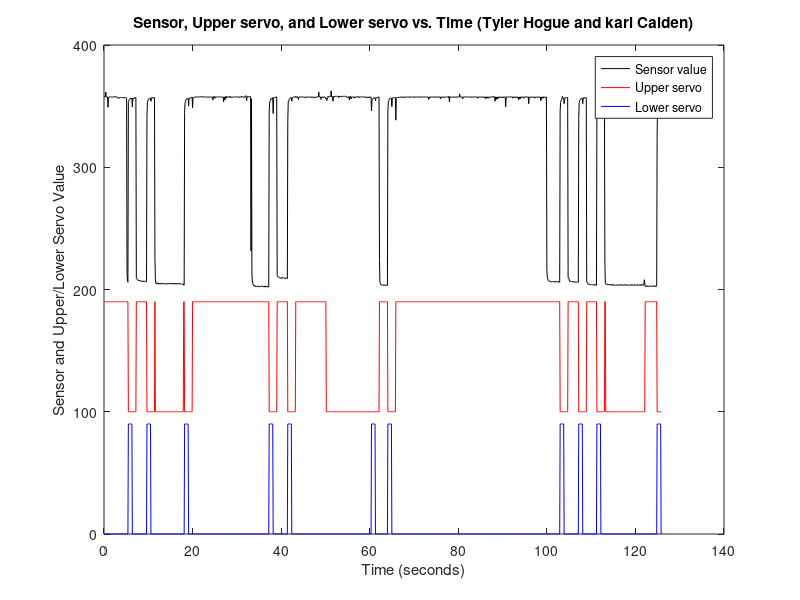

Recreate this plot in MATLAB.
clc
clear all
close all

data=[
    315	1	0	0
315	1	0	0
315	1	0	0
315	1	0	0
323	1	0	0
315	1	0	0
315	1	0	0
315	1	0	0
315	1	0	0
298	1	0	0
313	1	0	0
315	1	0	0
315	1	0	0
315	1	0	0
315	1	0	0
315	1	0	0
315	1	0	0
315	1	0	0
315	1	0	0
315	1	0	0
315	1	0	0
315	1	0	0
315	1	0	0
315	1	0	0
315	1	0	0
316	1	0	0
315	1	0	0
315	1	0	0
315	1	0	0
315	1	0	0
314	1	0	0
313	1	0	0
313	1	0	0
314	1	0	0
314	1	0	0
313	1	0	0
314	1	0	0
314	1	0	0
314	1	0	0
314	1	0	0
314	1	0	0
314	1	0	0
314	1	0	0
314	1	0	0
314	1	0	0
314	1	0	0
313	1	0	0
314	1	0	0
314	1	0	0
314	1	0	0
314	1	0	0
313	1	0	0
28	1	0	0
15	1	0	0
12	1	0	0
306	0	1	0
308	0	1	0
311	0	1	0
311	0	1	0
312	0	1	0
313	0	1	0
312	0	1	0
313	0	1	0
313	0	1	0
299	0	0	0
312	0	0	0
313	0	0	0
312	0	0	0
312	0	0	0
314	0	0	0
314	0	0	0
314	0	0	0
314	0	0	0
19	1	0	0
18	1	0	0
16	1	0	0
15	1	0	0
15	1	0	0
15	1	0	0
15	1	0	0
14	1	0	0
15	1	0	0
14	1	0	0
14	1	0	0
14	1	0	0
13	1	0	0
13	1	0	0
14	1	0	0
13	1	0	0
14	1	0	0
14	1	0	0
13	1	0	0
13	1	0	0
13	1	0	0
13	1	0	0
14	1	0	0
13	1	0	0
284	0	1	0
306	0	1	0
309	0	1	0
311	0	1	0
312	0	1	0
312	0	1	0
312	0	1	0
313	0	1	0
313	0	1	0
308	0	0	0
312	0	0	0
314	0	0	0
314	0	0	0
314	0	0	0
313	0	0	0
314	0	0	0
314	0	0	0
314	0	0	0
51	1	0	1
18	0	0	1
10	0	0	1
11	0	0	1
10	0	0	1
9	0	0	1
9	0	0	1
11	0	0	1
10	0	0	1
9	0	0	1
10	0	0	1
9	0	0	1
9	0	0	1
10	0	0	1
10	0	0	1
9	0	0	1
10	0	0	1
9	0	0	1
10	0	0	1
10	0	0	1
10	0	0	1
9	0	0	1
9	0	0	1
9	0	0	1
9	0	0	1
10	0	0	1
9	0	0	1
9	0	0	1
9	0	0	1
10	0	0	1
10	0	0	1
10	0	0	1
9	0	0	1
10	0	0	1
10	0	0	1
9	0	0	1
10	0	0	1
9	0	0	1
9	0	0	1
9	0	0	1
10	0	0	1
10	0	0	1
9	0	0	1
9	0	0	1
10	0	0	1
9	0	0	1
9	0	0	1
10	0	0	1
9	0	0	1
9	0	0	1
9	0	0	1
10	0	0	1
9	0	0	1
9	0	0	1
10	0	0	1
10	0	0	1
9	0	0	1
9	0	0	1
9	0	0	1
9	0	0	1
9	0	0	1
9	0	0	1
9	0	0	1
9	0	0	1
9	0	0	1
7	1	0	0
7	1	0	0
290	0	1	0
305	0	1	0
308	0	1	0
310	0	1	0
311	0	1	0
312	0	1	0
312	0	1	0
313	0	1	0
313	0	1	0
300	0	0	0
311	0	0	0
313	0	0	0
313	0	0	0
313	0	0	0
314	0	0	0
314	0	0	0
314	0	0	0
315	0	0	0
297	1	0	0
314	1	0	0
314	1	0	0
314	1	0	0
315	1	0	0
315	1	0	0
315	1	0	0
315	1	0	0
315	1	0	0
315	1	0	0
315	1	0	0
315	1	0	0
315	1	0	0
315	1	0	0
315	1	0	0
315	1	0	0
315	1	0	0
315	1	0	0
315	1	0	0
315	1	0	0
315	1	0	0
316	1	0	0
315	1	0	0
315	1	0	0
315	1	0	0
315	1	0	0
315	1	0	0
315	1	0	0
315	1	0	0
315	1	0	0
315	1	0	0
315	1	0	0
315	1	0	0
315	1	0	0
315	1	0	0
314	1	0	0
315	1	0	0
315	1	0	0
315	1	0	0
315	1	0	0
315	1	0	0
315	1	0	0
315	1	0	0
315	1	0	0
315	1	0	0
315	1	0	0
310	1	0	0
315	1	0	0
315	1	0	0
316	1	0	0
315	1	0	0
313	1	0	0
315	1	0	0
315	1	0	0
315	1	0	0
315	1	0	0
315	1	0	0
315	1	0	0
315	1	0	0
315	1	0	0
315	1	0	0
315	1	0	0
315	1	0	0
315	1	0	0
315	1	0	0
315	1	0	0
315	1	0	0
315	1	0	0
315	1	0	0
315	1	0	0
307	1	0	0
315	1	0	0
315	1	0	0
310	1	0	0
315	1	0	0
315	1	0	0
316	1	0	0
313	1	0	0
315	1	0	0
315	1	0	0
315	1	0	0
315	1	0	0
315	1	0	0
315	1	0	0
316	1	0	0
314	1	0	0
315	1	0	0
315	1	0	0
315	1	0	0
314	1	0	0
315	1	0	0
315	1	0	0
315	1	0	0
315	1	0	0
315	1	0	0
315	1	0	0
315	1	0	0
315	1	0	0
315	1	0	0
315	1	0	0
315	1	0	0
315	1	0	0
315	1	0	0
315	1	0	0
315	1	0	0
315	1	0	0
314	1	0	0
315	1	0	0
315	1	0	0
315	1	0	0
315	1	0	0
316	1	0	0
315	1	0	0
315	1	0	0
315	1	0	0
315	1	0	0
314	1	0	0
315	1	0	0
316	1	0	0
316	1	0	0
317	1	0	0
316	1	0	0
309	1	0	0
315	1	0	0
316	1	0	0
316	1	0	0
315	1	0	0
315	1	0	0
315	1	0	0
315	1	0	0
316	1	0	0
314	1	0	0
63	1	0	0
312	1	0	0
25	1	0	0
14	1	0	0
10	1	0	0
8	1	0	0
6	1	0	0
7	1	0	0
6	1	0	0
5	1	0	0
6	1	0	0
5	1	0	0
5	1	0	0
5	1	0	0
5	1	0	0
6	1	0	0
5	1	0	0
5	1	0	0
4	1	0	0
5	1	0	0
5	1	0	0
5	1	0	0
5	1	0	0
5	1	0	0
5	1	0	0
6	1	0	0
5	1	0	0
5	1	0	0
5	1	0	0
4	1	0	0
5	1	0	0
6	1	0	0
4	1	0	0
5	1	0	0
4	1	0	0
5	1	0	0
5	1	0	0
4	1	0	0
5	1	0	0
4	1	0	0
4	1	0	0
291	0	1	0
305	0	1	0
308	0	1	0
310	0	1	0
312	0	1	0
312	0	1	0
313	0	1	0
313	0	1	0
314	0	1	0
288	0	0	0
313	0	0	0
314	0	0	0
314	0	0	0
314	0	0	0
314	0	0	0
315	0	0	0
315	0	0	0
315	0	0	0
23	1	0	0
21	1	0	0
21	1	0	0
21	1	0	0
20	1	0	0
19	1	0	0
19	1	0	0
19	1	0	0
19	1	0	0
18	1	0	0
19	1	0	0
20	1	0	0
19	1	0	0
19	1	0	0
19	1	0	0
19	1	0	0
19	1	0	0
19	1	0	0
19	1	0	0
18	1	0	0
19	1	0	0
18	1	0	0
18	1	0	0
18	1	0	0
275	0	1	0
307	0	1	0
308	0	1	0
311	0	1	0
312	0	1	0
313	0	1	0
313	0	1	0
314	0	1	0
314	0	1	0
308	0	0	0
313	0	0	0
314	0	0	0
315	0	0	0
315	0	0	0
315	0	0	0
315	0	0	0
315	0	0	0
315	0	0	0
316	1	0	0
314	1	0	0
315	1	0	0
315	1	0	0
315	1	0	0
315	1	0	0
311	1	0	0
315	1	0	0
315	1	0	0
315	1	0	0
315	1	0	0
315	1	0	0
315	1	0	0
315	1	0	0
315	1	0	0
315	1	0	0
315	1	0	0
315	1	0	0
315	1	0	0
314	1	0	0
314	1	0	0
315	1	0	0
315	1	0	0
314	1	0	0
315	1	0	0
314	1	0	0
315	1	0	0
315	1	0	0
315	1	0	0
315	1	0	0
315	1	0	0
315	1	0	0
315	1	0	0
315	1	0	0
315	1	0	0
314	1	0	0
315	1	0	0
315	1	0	0
315	1	0	0
315	1	0	0
313	1	0	0
314	1	0	0
315	1	0	0
314	1	0	0
314	1	0	0
315	1	0	0
315	1	0	0
315	1	0	0
315	1	0	0
315	1	0	0
315	1	0	0
315	1	0	0
323	1	0	0
315	1	0	0
315	1	0	0
315	1	0	0
315	1	0	0
311	1	0	0
315	1	0	0
315	1	0	0
315	1	0	0
314	1	0	0
314	1	0	0
315	1	0	0
315	1	0	0
315	1	0	0
315	1	0	0
313	1	0	0
314	1	0	1
311	0	0	1
309	0	0	1
311	0	0	1
314	0	0	1
316	0	0	1
315	0	0	1
315	0	0	1
316	0	0	1
316	0	0	1
316	0	0	1
316	0	0	1
325	0	0	1
315	0	0	1
316	0	0	1
315	0	0	1
308	0	0	1
315	0	0	1
316	0	0	1
315	0	0	1
316	0	0	1
316	0	0	1
316	0	0	1
316	0	0	1
316	0	0	1
316	0	0	1
316	0	0	1
316	0	0	1
316	0	0	1
314	0	0	1
316	0	0	1
315	0	0	1
316	0	0	1
316	0	0	1
316	0	0	1
315	0	0	1
316	0	0	1
316	0	0	1
316	0	0	1
316	0	0	1
316	0	0	1
316	0	0	1
316	0	0	1
316	0	0	1
316	0	0	1
316	0	0	1
316	0	0	1
315	0	0	1
314	0	0	1
315	0	0	1
315	0	0	1
315	0	0	1
315	0	0	1
310	0	0	1
316	0	0	1
316	0	0	1
315	0	0	1
312	0	0	1
315	0	0	1
315	0	0	1
315	0	0	1
315	0	0	1
315	0	0	1
315	0	0	1
313	0	0	1
315	0	0	1
315	0	0	1
314	0	0	1
315	0	0	1
315	0	0	1
315	0	0	1
315	0	0	1
315	0	0	1
316	0	0	1
315	0	0	1
314	0	0	1
315	0	0	1
315	0	0	1
315	0	0	1
315	0	0	1
315	0	0	1
315	0	0	1
315	0	0	1
315	0	0	1
315	0	0	1
315	0	0	1
315	0	0	1
315	0	0	1
315	0	0	1
315	0	0	1
314	0	0	1
315	0	0	1
315	0	0	1
314	0	0	1
315	0	0	1
314	0	0	1
314	0	0	1
315	0	0	1
315	0	0	1
314	0	0	1
315	0	0	1
315	0	0	1
315	0	0	1
292	0	1	0
308	0	1	0
311	0	1	0
312	0	1	0
313	0	1	0
313	0	1	0
314	0	1	0
314	0	1	0
314	0	1	0
309	0	0	0
313	0	0	0
314	0	0	0
314	0	0	0
314	0	0	0
314	0	0	0
315	0	0	0
315	0	0	0
315	0	0	0
49	1	0	0
12	1	0	0
10	1	0	0
8	1	0	0
8	1	0	0
8	1	0	0
7	1	0	0
7	1	0	0
7	1	0	0
7	1	0	0
8	1	0	0
7	1	0	0
7	1	0	0
7	1	0	0
6	1	0	0
7	1	0	0
7	1	0	0
7	1	0	0
7	1	0	0
293	0	1	0
307	0	1	0
309	0	1	0
311	0	1	0
312	0	1	0
313	0	1	0
313	0	1	0
313	0	1	0
313	0	1	0
299	0	0	0
312	0	0	0
313	0	0	0
314	0	0	0
314	0	0	0
314	0	0	0
314	0	0	0
314	0	0	0
314	0	0	0
277	1	0	0
313	1	0	0
314	1	0	0
314	1	0	0
314	1	0	0
314	1	0	0
314	1	0	0
315	1	0	0
314	1	0	0
314	1	0	0
314	1	0	0
315	1	0	0
315	1	0	0
315	1	0	0
315	1	0	0
314	1	0	0
315	1	0	0
315	1	0	0
315	1	0	0
314	1	0	0
315	1	0	0
314	1	0	0
315	1	0	0
315	1	0	0
315	1	0	0
315	1	0	0
315	1	0	0
315	1	0	0
315	1	0	0
315	1	0	0
315	1	0	0
314	1	0	0
315	1	0	0
315	1	0	0
315	1	0	0
315	1	0	0
315	1	0	0
315	1	0	0
315	1	0	0
315	1	0	0
315	1	0	0
315	1	0	0
314	1	0	0
315	1	0	0
315	1	0	0
315	1	0	0
315	1	0	0
315	1	0	0
315	1	0	0
315	1	0	0
315	1	0	0
315	1	0	0
315	1	0	0
315	1	0	0
314	1	0	0
315	1	0	0
315	1	0	0
315	1	0	0
315	1	0	0
315	1	0	0
315	1	0	0
315	1	0	0
315	1	0	0
315	1	0	0
315	1	0	0
315	1	0	0
315	1	0	0
315	1	0	0
315	1	0	0
315	1	0	0
315	1	0	0
315	1	0	0
315	1	0	0
315	1	0	0
311	1	0	0
315	1	0	0
315	1	0	0
313	1	0	0
315	1	0	0
315	1	0	0
315	1	0	0
315	1	0	0
315	1	0	0
315	1	0	0
315	1	0	0
315	1	0	0
315	1	0	0
314	1	0	0
315	1	0	0
315	1	0	0
315	1	0	0
315	1	0	0
315	1	0	0
315	1	0	0
315	1	0	0
315	1	0	0
314	1	0	0
315	1	0	0
315	1	0	0
315	1	0	0
315	1	0	0
312	1	0	0
315	1	0	0
315	1	0	0
315	1	0	0
314	1	0	0
315	1	0	0
315	1	0	0
315	1	0	0
314	1	0	0
315	1	0	0
315	1	0	0
315	1	0	0
315	1	0	0
315	1	0	0
315	1	0	0
315	1	0	0
315	1	0	0
315	1	0	0
314	1	0	0
316	1	0	0
307	1	0	0
315	1	0	0
315	1	0	0
315	1	0	0
315	1	0	0
315	1	0	0
315	1	0	0
315	1	0	0
315	1	0	0
315	1	0	0
314	1	0	0
315	1	0	0
315	1	0	0
315	1	0	0
315	1	0	0
314	1	0	0
315	1	0	0
315	1	0	0
315	1	0	0
315	1	0	0
315	1	0	0
315	1	0	0
315	1	0	0
320	1	0	0
315	1	0	0
315	1	0	0
315	1	0	0
315	1	0	0
315	1	0	0
315	1	0	0
312	1	0	0
315	1	0	0
315	1	0	0
315	1	0	0
315	1	0	0
315	1	0	0
315	1	0	0
315	1	0	0
315	1	0	0
315	1	0	0
315	1	0	0
315	1	0	0
315	1	0	0
315	1	0	0
315	1	0	0
315	1	0	0
315	1	0	0
315	1	0	0
315	1	0	0
315	1	0	0
314	1	0	0
315	1	0	0
315	1	0	0
315	1	0	0
315	1	0	0
315	1	0	0
315	1	0	0
315	1	0	0
315	1	0	0
315	1	0	0
315	1	0	0
315	1	0	0
315	1	0	0
314	1	0	0
315	1	0	0
313	1	0	0
315	1	0	0
315	1	0	0
315	1	0	0
315	1	0	0
315	1	0	0
315	1	0	0
315	1	0	0
315	1	0	0
315	1	0	0
315	1	0	0
314	1	0	0
315	1	0	0
315	1	0	0
314	1	0	0
315	1	0	0
315	1	0	0
312	1	0	0
315	1	0	0
315	1	0	0
313	1	0	0
315	1	0	0
315	1	0	0
313	1	0	0
315	1	0	0
315	1	0	0
315	1	0	0
315	1	0	0
314	1	0	0
315	1	0	0
315	1	0	0
315	1	0	0
315	1	0	0
315	1	0	0
316	1	0	0
315	1	0	0
315	1	0	0
315	1	0	0
308	1	0	0
315	1	0	0
315	1	0	0
311	1	0	0
315	1	0	0
315	1	0	0
312	1	0	0
315	1	0	0
313	1	0	0
315	1	0	0
315	1	0	0
314	1	0	0
315	1	0	0
315	1	0	0
314	1	0	0
315	1	0	0
314	1	0	0
315	1	0	0
315	1	0	0
314	1	0	0
315	1	0	0
315	1	0	0
315	1	0	0
315	1	0	0
299	1	0	0
315	1	0	0
315	1	0	0
315	1	0	0
315	1	0	0
315	1	0	0
315	1	0	0
315	1	0	0
315	1	0	0
315	1	0	0
315	1	0	0
315	1	0	0
315	1	0	0
315	1	0	0
315	1	0	0
315	1	0	0
313	1	0	0
315	1	0	0
315	1	0	0
314	1	0	0
315	1	0	0
315	1	0	0
315	1	0	0
314	1	0	0
315	1	0	0
315	1	0	0
315	1	0	0
314	1	0	0
315	1	0	0
310	1	0	0
315	1	0	0
312	1	0	0
315	1	0	0
312	1	0	0
315	1	0	0
315	1	0	0
315	1	0	0
315	1	0	0
314	1	0	0
315	1	0	0
315	1	0	0
313	1	0	0
315	1	0	0
315	1	0	0
315	1	0	0
315	1	0	0
315	1	0	0
315	1	0	0
315	1	0	0
315	1	0	0
315	1	0	0
315	1	0	0
304	1	0	0
315	1	0	0
315	1	0	0
315	1	0	0
314	1	0	0
314	1	0	0
315	1	0	0
315	1	0	0
315	1	0	0
315	1	0	0
315	1	0	0
315	1	0	0
314	1	0	0
315	1	0	0
313	1	0	0
315	1	0	0
315	1	0	0
315	1	0	0
315	1	0	0
315	1	0	0
314	1	0	0
314	1	0	0
315	1	0	0
315	1	0	0
315	1	0	0
315	1	0	0
315	1	0	0
309	1	0	0
315	1	0	0
311	1	0	0
315	1	0	0
315	1	0	0
315	1	0	0
313	1	0	0
315	1	0	0
315	1	0	0
315	1	0	0
314	1	0	0
314	1	0	0
315	1	0	0
315	1	0	0
33	1	0	0
20	1	0	0
17	1	0	0
15	1	0	0
14	1	0	0
14	1	0	0
14	1	0	0
13	1	0	0
13	1	0	0
13	1	0	0
12	1	0	0
13	1	0	0
13	1	0	0
13	1	0	0
13	1	0	0
13	1	0	0
12	1	0	0
13	1	0	0
13	1	0	0
12	1	0	0
13	1	0	0
13	1	0	0
13	1	0	0
13	1	0	0
12	1	0	0
13	1	0	0
12	1	0	0
12	1	0	0
12	1	0	0
12	1	0	0
292	0	1	0
306	0	1	0
309	0	1	0
310	0	1	0
312	0	1	0
316	0	1	0
313	0	1	0
313	0	1	0
313	0	1	0
304	0	0	0
311	0	0	0
314	0	0	0
314	0	0	0
314	0	0	0
314	0	0	0
314	0	0	0
314	0	0	0
314	0	0	0
19	1	0	0
18	1	0	0
18	1	0	0
14	1	0	0
13	1	0	0
13	1	0	0
14	1	0	0
13	1	0	0
13	1	0	0
13	1	0	0
13	1	0	0
13	1	0	0
12	1	0	0
12	1	0	0
12	1	0	0
13	1	0	0
12	1	0	0
12	1	0	0
12	1	0	0
12	1	0	0
12	1	0	0
12	1	0	0
12	1	0	0
12	1	0	0
281	0	1	0
306	0	1	0
309	0	1	0
310	0	1	0
311	0	1	0
312	0	1	0
313	0	1	0
313	0	1	0
313	0	1	0
304	0	0	0
312	0	0	0
314	0	0	0
313	0	0	0
313	0	0	0
314	0	0	0
314	0	0	0
314	0	0	0
314	0	0	0
14	1	0	0
11	1	0	0
10	1	0	0
9	1	0	0
9	1	0	0
8	1	0	0
9	1	0	0
9	1	0	0
8	1	0	0
8	1	0	0
8	1	0	0
8	1	0	0
8	1	0	0
8	1	0	0
8	1	0	0
8	1	0	0
7	1	0	0
7	1	0	0
8	1	0	0
7	1	0	0
7	1	0	0
8	1	0	0
7	1	0	0
288	0	1	0
306	0	1	0
309	0	1	0
310	0	1	0
311	0	1	0
312	0	1	0
312	0	1	0
313	0	1	0
312	0	1	0
306	0	0	0
311	0	0	0
314	0	0	0
314	0	0	0
314	0	0	0
314	0	0	0
314	0	0	0
314	0	0	0
314	0	0	0
46	1	0	0
10	1	0	1
9	0	0	1
9	0	0	1
8	0	0	1
8	0	0	1
9	0	0	1
8	0	0	1
8	0	0	1
8	0	0	1
8	0	0	1
7	0	0	1
8	0	0	1
8	0	0	1
8	0	0	1
7	0	0	1
8	0	0	1
7	0	0	1
8	0	0	1
7	0	0	1
8	0	0	1
7	0	0	1
7	0	0	1
7	0	0	1
7	0	0	1
7	0	0	1
7	0	0	1
7	0	0	1
7	0	0	1
8	0	0	1
7	0	0	1
7	0	0	1
7	0	0	1
7	0	0	1
7	0	0	1
8	0	0	1
7	0	0	1
8	0	0	1
8	0	0	1
7	0	0	1
7	0	0	1
7	0	0	1
7	0	0	1
7	0	0	1
8	0	0	1
8	0	0	1
7	0	0	1
7	0	0	1
7	0	0	1
8	0	0	1
7	0	0	1
7	0	0	1
7	0	0	1
7	0	0	1
7	0	0	1
7	0	0	1
7	0	0	1
7	0	0	1
7	0	0	1
8	0	0	1
7	0	0	1
7	0	0	1
8	0	0	1
7	0	0	1
7	0	0	1
7	0	0	1
7	0	0	1
8	0	0	1
7	0	0	1
7	0	0	1
7	0	0	1
7	0	0	1
7	0	0	1
8	0	0	1
7	0	0	1
7	0	0	1
7	0	0	1
7	0	0	1
7	0	0	1
8	0	0	1
7	0	0	1
7	0	0	1
8	0	0	1
7	0	0	1
8	0	0	1
8	0	0	1
7	0	0	1
7	0	0	1
7	0	0	1
16	0	0	1
11	0	0	1
5	1	0	0
5	1	0	0
5	1	0	0
6	1	0	0
6	1	0	0
5	1	0	0
6	1	0	0
5	1	0	0
5	1	0	0
5	1	0	0
6	1	0	0
6	1	0	0
6	1	0	0
5	1	0	0
5	1	0	0
5	1	0	0
6	1	0	0
6	1	0	0
6	1	0	0
6	1	0	0
5	1	0	0
6	1	0	0
5	1	0	0
6	1	0	0
5	1	0	0
5	1	0	0
6	1	0	0
255	0	1	0
303	0	1	0
307	0	1	0
309	0	1	0
310	0	1	0
311	0	1	0
312	0	1	0
312	0	1	0
312	0	1	0
304	0	0	0
    ];

t=0:.1:125.8;

data(:,1)=data(:,1)/2+200;
data(:,2)=data(:,2)*90+100;
data(:,3)=data(:,3)*90;

plot(t,data(:,1),'black');
hold on;
plot(t,data(:,2),'red');
hold on;
plot(t,data(:,3),'blue');
hold on;

legend('Sensor value','Upper servo','Lower servo');

xlabel('Time (seconds)');
ylabel('Sensor and Upper/Lower Servo Value');
title('Sensor, Upper servo, and Lower servo vs. Time (Tyler Hogue and karl Calden)');

